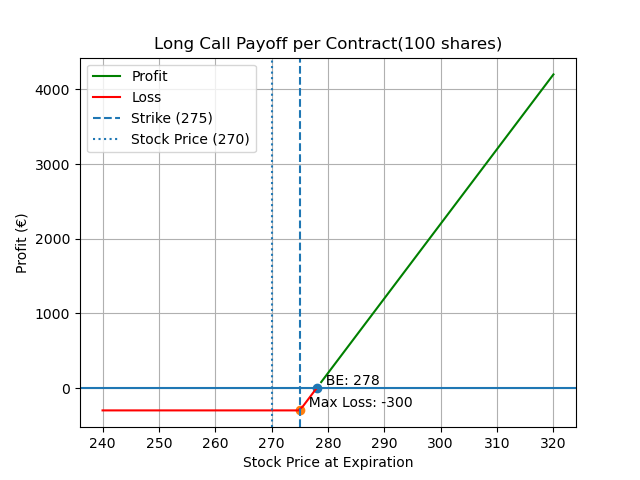

This chart was generated by the following Python code:
import numpy as np
import matplotlib.pyplot as plt


# parameters
S0 = 270
K = 275
premium = 3
contract_size = 100

# Stock range
S = np.linspace(240, 320, 100)

# Payoff per contract 
payoff = (np.maximum(S - K, 0) - premium) * contract_size

# Breakeven and max loss
breakeven = K + premium
max_loss = - premium * contract_size

# Separate profit/loss
profit = np.where(payoff > 0, payoff, np.nan)
loss = np.where(payoff <= 0, payoff, np.nan)

# Plot 
plt.figure()
plt.plot(S, profit, color='green', label="Profit")
plt.plot(S, loss, color='red', label="Loss")

# Reference lines
plt.axhline(0)
plt.axvline(K, linestyle='--', label="Strike (275)")
plt.axvline(S0, linestyle=':', label="Stock Price (270)")

# Break-even point
plt.scatter(breakeven, 0)
plt.text(breakeven, 0, f"  BE: {breakeven}", verticalalignment='bottom')

# Max loss point (flat region)
plt.scatter(K, max_loss)
plt.text(K, max_loss, f"  Max Loss: {max_loss}", verticalalignment='bottom')

# Titles
plt.title("Long Call Payoff per Contract(100 shares)")
plt.xlabel("Stock Price at Expiration")
plt.ylabel("Profit (€)")

plt.legend()
plt.grid()

plt.show()
